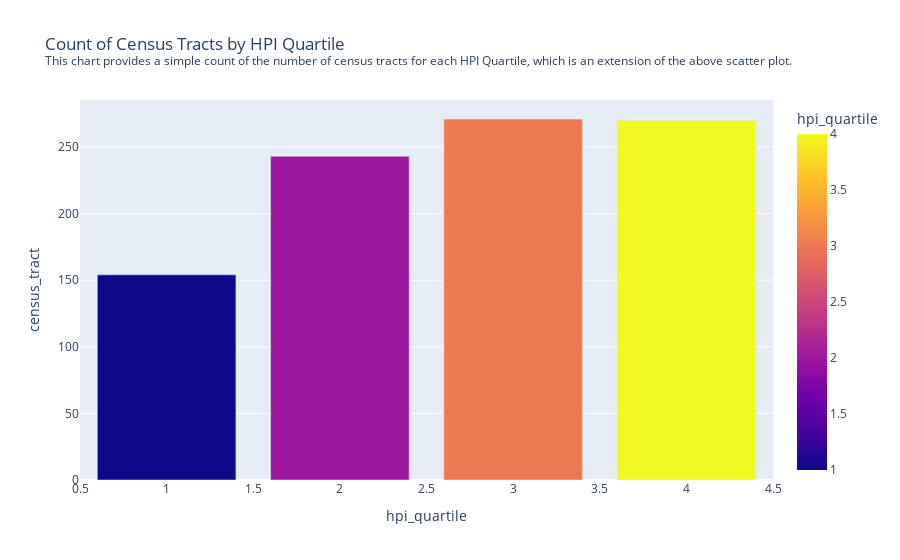

Write notebook code for a chart like this one.
### Code cell
# Number of Census Tract by HPI Quartile

import plotly.express as px

cfinal_joined = sdhpi_vaccine_join.groupby('hpi_quartile').count().reset_index()

bar_chart = px.bar(cfinal_joined, y='census_tract', x='hpi_quartile', color='hpi_quartile', title='Count of Census Tracts by HPI Quartile <br><sup>This chart provides a simple count of the number of census tracts for each HPI Quartile, which is an extension of the above scatter plot.')
bar_chart.show()
# bar_chart.write_image('Count of Census Tracts by HPI Quartile.pdf', engine = 'kaleido')

### Figure 1 — Plotly figure (JSON) as saved in the notebook; plotly's stock layout.template omitted (floating-point values rounded to 4 significant figures)
{"data": [{"alignmentgroup": "True", "hovertemplate": "hpi_quartile=%{marker.color}<br>census_tract=%{y}<extra></extra>", "legendgroup": "", "marker": {"color": [1, 2, 3, 4], "coloraxis": "coloraxis", "pattern": {"shape": ""}}, "name": "", "offsetgroup": "", "orientation": "v", "showlegend": false, "textposition": "auto", "type": "bar", "x": [1, 2, 3, 4], "xaxis": "x", "y": [154, 243, 271, 270], "yaxis": "y"}], "layout": {"barmode": "relative", "coloraxis": {"colorbar": {"title": {"text": "hpi_quartile"}}, "colorscale": [[0, "#0d0887"], [0.1111, "#46039f"], [0.2222, "#7201a8"], [0.3333, "#9c179e"], [0.4444, "#bd3786"], [0.5556, "#d8576b"], [0.6667, "#ed7953"], [0.7778, "#fb9f3a"], [0.8889, "#fdca26"], [1, "#f0f921"]]}, "legend": {"tracegroupgap": 0}, "title": {"text": "Count of Census Tracts by HPI Quartile <br><sup>This chart provides a simple count of the number of census tracts for each HPI Quartile, which is an extension of the above scatter plot."}, "xaxis": {"anchor": "y", "domain": [0, 1], "title": {"text": "hpi_quartile"}}, "yaxis": {"anchor": "x", "domain": [0, 1], "title": {"text": "census_tract"}}}}
